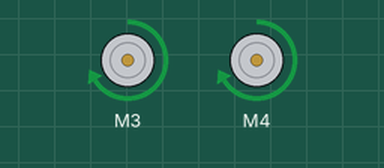
Recording of a sketch running on a simulated Arduino Uno, built with avr-gcc and run on an emulated ATmega328P. Shown: 2 × DC motor (green arrow = forward, orange = backward, longer = faster).

Above: at 0.1 s.
Timing chart, 0 to 1.6 s (numbered marks = the images above):
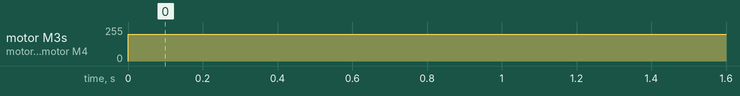

Measured:
- by itself, motor M3, motor M4: stopped → forward 200/255 at 0.00 s

The sketch:

TestedeMotores18-06.ino
```cpp
#include <AFMotor.h>

// Inicialização dos motores
AF_DCMotor motor1(3); // Motor esquerdo
AF_DCMotor motor2(4); // Motor direito

void setup() {
  motor1.setSpeed(200); // Velocidade do motor esquerdo
  motor2.setSpeed(200); // Velocidade do motor direito
}

void loop() {
  moveForward();
}

void moveForward() {
  motor1.run(FORWARD); // Motor esquerdo para frente
  motor2.run(FORWARD); // Motor direito para frente
}
```
